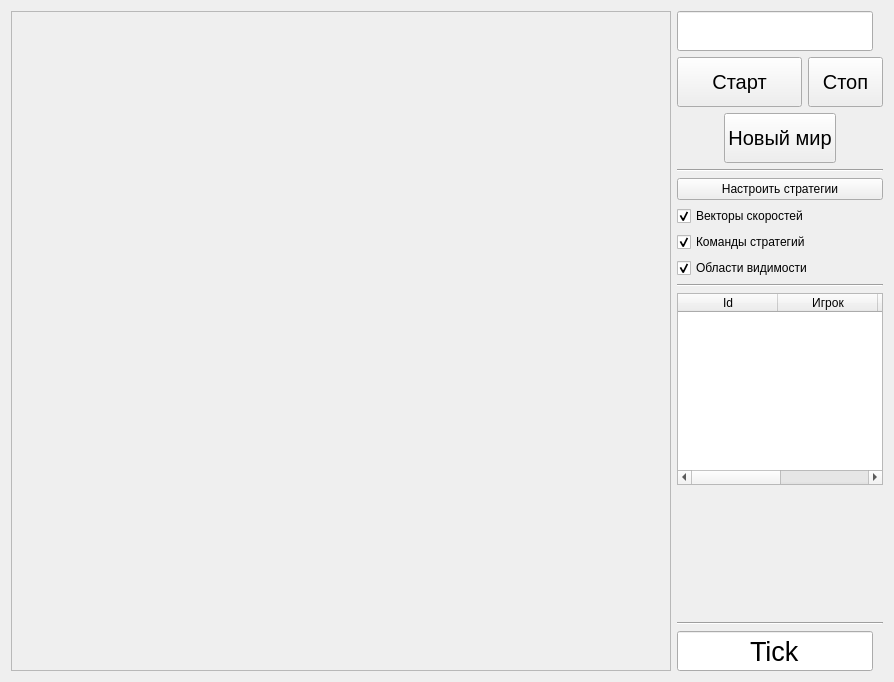
<?xml version="1.0" encoding="UTF-8"?>
<ui version="4.0">
 <class>MainWindow</class>
 <widget class="QMainWindow" name="MainWindow">
  <property name="geometry">
   <rect>
    <x>0</x>
    <y>0</y>
    <width>894</width>
    <height>678</height>
   </rect>
  </property>
  <property name="windowTitle">
   <string>MainWindow</string>
  </property>
  <widget class="QWidget" name="centralWidget">
   <layout class="QFormLayout" name="formLayout">
    <item row="0" column="0">
     <widget class="QFrame" name="viewport">
      <property name="sizePolicy">
       <sizepolicy hsizetype="Fixed" vsizetype="Fixed">
        <horstretch>0</horstretch>
        <verstretch>0</verstretch>
       </sizepolicy>
      </property>
      <property name="minimumSize">
       <size>
        <width>660</width>
        <height>660</height>
       </size>
      </property>
      <property name="focusPolicy">
       <enum>Qt::StrongFocus</enum>
      </property>
      <property name="styleSheet">
       <string notr="true"/>
      </property>
      <property name="frameShape">
       <enum>QFrame::StyledPanel</enum>
      </property>
      <property name="frameShadow">
       <enum>QFrame::Raised</enum>
      </property>
     </widget>
    </item>
    <item row="0" column="1">
     <layout class="QVBoxLayout" name="verticalLayout">
      <item>
       <widget class="QLineEdit" name="txt_seed">
        <property name="sizePolicy">
         <sizepolicy hsizetype="Fixed" vsizetype="Fixed">
          <horstretch>0</horstretch>
          <verstretch>0</verstretch>
         </sizepolicy>
        </property>
        <property name="minimumSize">
         <size>
          <width>0</width>
          <height>40</height>
         </size>
        </property>
        <property name="maximumSize">
         <size>
          <width>196</width>
          <height>16777215</height>
         </size>
        </property>
        <property name="font">
         <font>
          <pointsize>20</pointsize>
         </font>
        </property>
        <property name="text">
         <string/>
        </property>
        <property name="alignment">
         <set>Qt::AlignCenter</set>
        </property>
       </widget>
      </item>
      <item>
       <layout class="QHBoxLayout" name="horizontalLayout">
        <item>
         <widget class="QPushButton" name="btn_start_pause">
          <property name="sizePolicy">
           <sizepolicy hsizetype="Fixed" vsizetype="Fixed">
            <horstretch>0</horstretch>
            <verstretch>0</verstretch>
           </sizepolicy>
          </property>
          <property name="minimumSize">
           <size>
            <width>125</width>
            <height>50</height>
           </size>
          </property>
          <property name="font">
           <font>
            <pointsize>15</pointsize>
           </font>
          </property>
          <property name="text">
           <string>Старт</string>
          </property>
         </widget>
        </item>
        <item>
         <widget class="QPushButton" name="btn_stop">
          <property name="sizePolicy">
           <sizepolicy hsizetype="Fixed" vsizetype="Fixed">
            <horstretch>0</horstretch>
            <verstretch>0</verstretch>
           </sizepolicy>
          </property>
          <property name="minimumSize">
           <size>
            <width>50</width>
            <height>50</height>
           </size>
          </property>
          <property name="font">
           <font>
            <pointsize>15</pointsize>
           </font>
          </property>
          <property name="text">
           <string>Стоп</string>
          </property>
         </widget>
        </item>
       </layout>
      </item>
      <item>
       <layout class="QHBoxLayout" name="horizontalLayout_2">
        <item>
         <widget class="QPushButton" name="btn_newSeed">
          <property name="sizePolicy">
           <sizepolicy hsizetype="Fixed" vsizetype="Fixed">
            <horstretch>0</horstretch>
            <verstretch>0</verstretch>
           </sizepolicy>
          </property>
          <property name="minimumSize">
           <size>
            <width>100</width>
            <height>50</height>
           </size>
          </property>
          <property name="font">
           <font>
            <pointsize>15</pointsize>
           </font>
          </property>
          <property name="text">
           <string>Новый мир</string>
          </property>
         </widget>
        </item>
       </layout>
      </item>
      <item>
       <widget class="Line" name="line">
        <property name="orientation">
         <enum>Qt::Horizontal</enum>
        </property>
       </widget>
      </item>
      <item>
       <widget class="QPushButton" name="btn_strategies_settings">
        <property name="text">
         <string>Настроить стратегии</string>
        </property>
       </widget>
      </item>
      <item>
       <widget class="QCheckBox" name="cbx_speed">
        <property name="text">
         <string>Векторы скоростей</string>
        </property>
        <property name="checked">
         <bool>true</bool>
        </property>
       </widget>
      </item>
      <item>
       <widget class="QCheckBox" name="cbx_forces">
        <property name="enabled">
         <bool>true</bool>
        </property>
        <property name="text">
         <string>Команды стратегий</string>
        </property>
        <property name="checked">
         <bool>true</bool>
        </property>
       </widget>
      </item>
      <item>
       <widget class="QCheckBox" name="cbx_fog">
        <property name="text">
         <string>Области видимости</string>
        </property>
        <property name="checked">
         <bool>true</bool>
        </property>
       </widget>
      </item>
      <item>
       <widget class="Line" name="line_3">
        <property name="orientation">
         <enum>Qt::Horizontal</enum>
        </property>
       </widget>
      </item>
      <item>
       <widget class="QTableWidget" name="tableWidget">
        <column>
         <property name="text">
          <string>Id</string>
         </property>
        </column>
        <column>
         <property name="text">
          <string>Игрок</string>
         </property>
        </column>
        <column>
         <property name="text">
          <string>Счет</string>
         </property>
        </column>
        <column>
         <property name="text">
          <string>Обзор</string>
         </property>
        </column>
       </widget>
      </item>
      <item>
       <spacer name="verticalSpacer">
        <property name="orientation">
         <enum>Qt::Vertical</enum>
        </property>
        <property name="sizeHint" stdset="0">
         <size>
          <width>20</width>
          <height>40</height>
         </size>
        </property>
       </spacer>
      </item>
      <item>
       <widget class="Line" name="line_2">
        <property name="orientation">
         <enum>Qt::Horizontal</enum>
        </property>
       </widget>
      </item>
      <item>
       <widget class="QLineEdit" name="txt_ticks">
        <property name="sizePolicy">
         <sizepolicy hsizetype="Fixed" vsizetype="Fixed">
          <horstretch>0</horstretch>
          <verstretch>0</verstretch>
         </sizepolicy>
        </property>
        <property name="minimumSize">
         <size>
          <width>0</width>
          <height>40</height>
         </size>
        </property>
        <property name="maximumSize">
         <size>
          <width>196</width>
          <height>16777215</height>
         </size>
        </property>
        <property name="font">
         <font>
          <pointsize>20</pointsize>
         </font>
        </property>
        <property name="text">
         <string>Tick</string>
        </property>
        <property name="alignment">
         <set>Qt::AlignCenter</set>
        </property>
        <property name="readOnly">
         <bool>true</bool>
        </property>
       </widget>
      </item>
     </layout>
    </item>
   </layout>
  </widget>
 </widget>
 <layoutdefault spacing="6" margin="11"/>
 <tabstops>
  <tabstop>txt_ticks</tabstop>
  <tabstop>txt_seed</tabstop>
  <tabstop>btn_start_pause</tabstop>
  <tabstop>btn_stop</tabstop>
  <tabstop>btn_newSeed</tabstop>
  <tabstop>cbx_speed</tabstop>
  <tabstop>cbx_forces</tabstop>
  <tabstop>cbx_fog</tabstop>
 </tabstops>
 <resources/>
 <connections/>
</ui>
